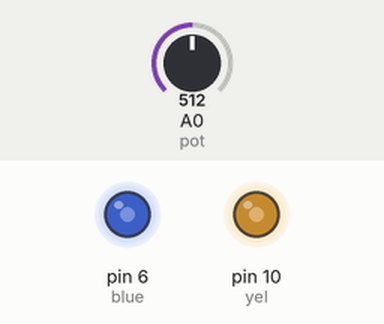
This sketch was run on a simulated Arduino Uno, built with avr-gcc and run on an emulated ATmega328P. Parts: output pins drawn as LEDs (lit = HIGH). Inputs (shaded band) come from the test bench; at power-on: A0 (pot) = 512. What the sketch prints to the serial monitor is not drawn.

Above: at 1.2 s.
1.3 s: A0 (pot) set to 716
At 1.9 s:
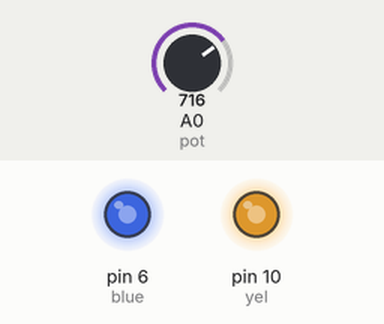
2.8 s: A0 (pot) set to 900
At 4.0 s:
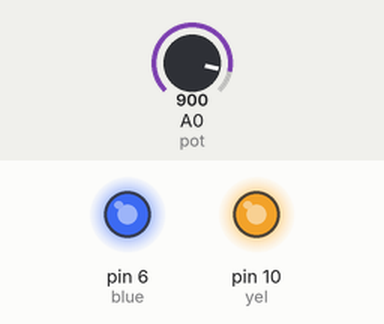
4.3 s: A0 (pot) set to 122
At 5.3 s:
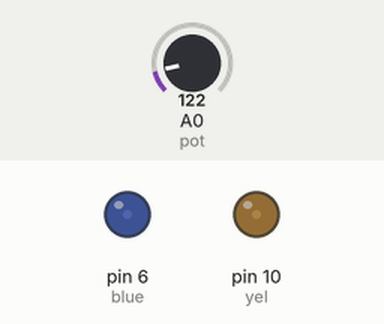
5.8 s: A0 (pot) set to 0
At 6.4 s:
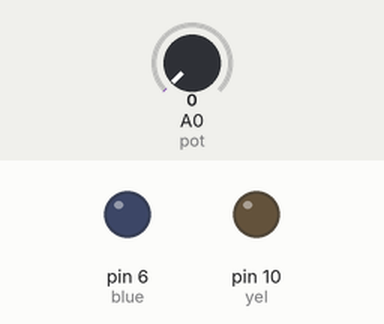
Timing chart, 0 to 8.3 s (numbered marks = the images above; inputs shaded):
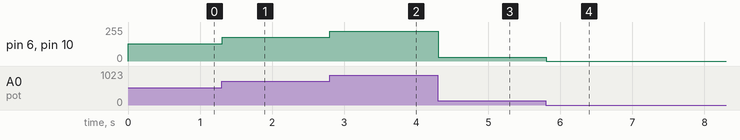

Measured:
- after the input at 1.3 s, pin 6 (blue), pin 10 (yel): 128/255 → 179/255 at once
- after the input at 2.8 s, pin 6 (blue), pin 10 (yel): 179/255 → 225/255 at once
- after the input at 4.3 s, pin 6 (blue), pin 10 (yel): 225/255 → 30/255 at once
- after the input at 5.8 s, pin 6 (blue), pin 10 (yel): 30/255 → 0/255 at once

The sketch:

sketch_mar14a.ino
```cpp
int blue = 6;
int yel = 10;
int pot = 0;
int x;
void setup() {
Serial.begin(9600);
pinMode(blue, OUTPUT);
pinMode(yel, OUTPUT);
pinMode(pot, INPUT);
}

void loop() {
x = analogRead(pot)/4;
Serial.print(x);
analogWrite(blue, x);
analogWrite(yel, x);
}
```
